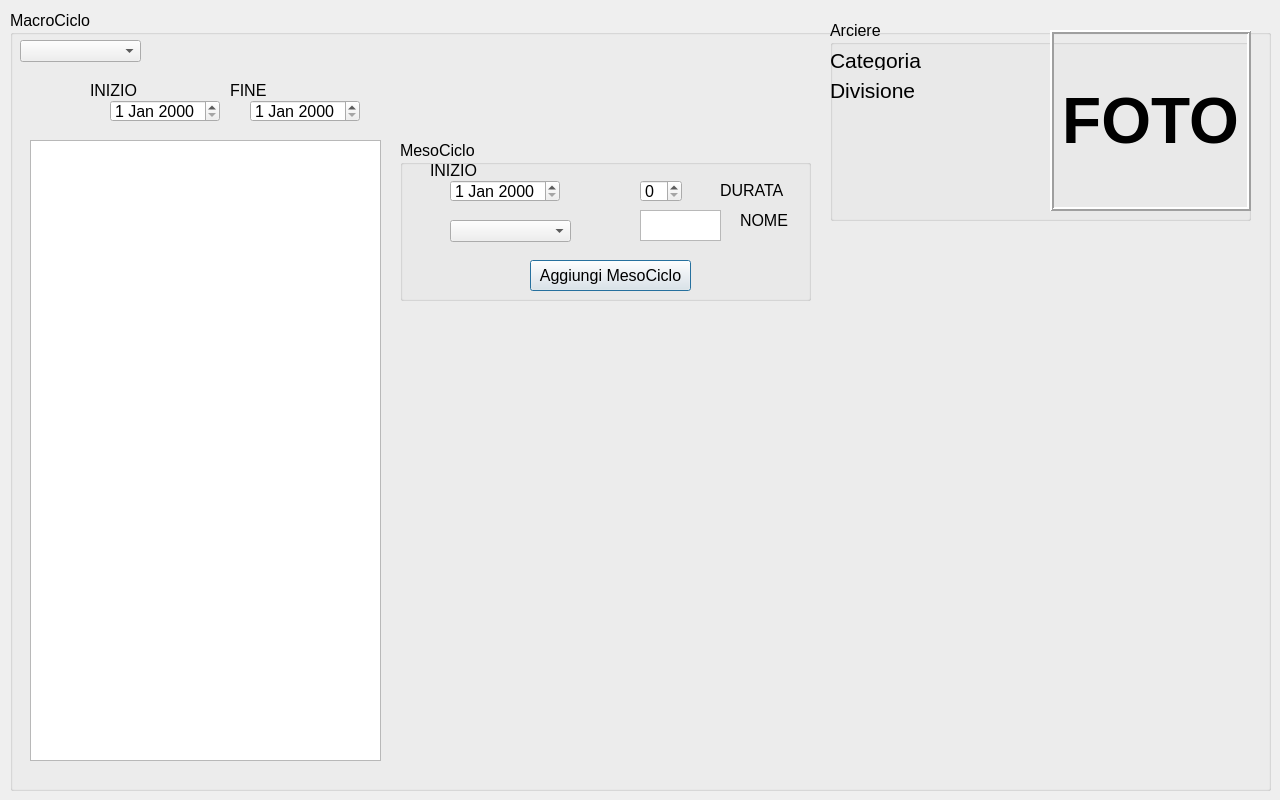
<?xml version="1.0" encoding="UTF-8"?>
<ui version="4.0">
 <class>new_macro</class>
 <widget class="QDialog" name="new_macro">
  <property name="geometry">
   <rect>
    <x>0</x>
    <y>0</y>
    <width>1280</width>
    <height>800</height>
   </rect>
  </property>
  <property name="sizePolicy">
   <sizepolicy hsizetype="MinimumExpanding" vsizetype="MinimumExpanding">
    <horstretch>0</horstretch>
    <verstretch>0</verstretch>
   </sizepolicy>
  </property>
  <property name="minimumSize">
   <size>
    <width>1280</width>
    <height>800</height>
   </size>
  </property>
  <property name="windowTitle">
   <string>AWM - Wkout Editor</string>
  </property>
  <widget class="QWidget" name="layoutWidget">
   <property name="geometry">
    <rect>
     <x>10</x>
     <y>10</y>
     <width>1261</width>
     <height>781</height>
    </rect>
   </property>
   <layout class="QGridLayout" name="LYT_newMacroMain">
    <item row="0" column="0">
     <widget class="QGroupBox" name="LYT_macro">
      <property name="font">
       <font>
        <pointsize>12</pointsize>
       </font>
      </property>
      <property name="title">
       <string>MacroCiclo</string>
      </property>
      <widget class="QDateEdit" name="DATE_macroStart">
       <property name="geometry">
        <rect>
         <x>100</x>
         <y>90</y>
         <width>110</width>
         <height>22</height>
        </rect>
       </property>
      </widget>
      <widget class="QDateEdit" name="DATE_macroEnd">
       <property name="geometry">
        <rect>
         <x>240</x>
         <y>90</y>
         <width>110</width>
         <height>22</height>
        </rect>
       </property>
      </widget>
      <widget class="QLabel" name="LBL_macroStart">
       <property name="geometry">
        <rect>
         <x>80</x>
         <y>70</y>
         <width>51</width>
         <height>20</height>
        </rect>
       </property>
       <property name="text">
        <string>INIZIO</string>
       </property>
      </widget>
      <widget class="QLabel" name="LBL_macroend">
       <property name="geometry">
        <rect>
         <x>220</x>
         <y>70</y>
         <width>51</width>
         <height>20</height>
        </rect>
       </property>
       <property name="text">
        <string>FINE</string>
       </property>
      </widget>
      <widget class="QListWidget" name="LIST_macroList">
       <property name="geometry">
        <rect>
         <x>20</x>
         <y>130</y>
         <width>351</width>
         <height>621</height>
        </rect>
       </property>
      </widget>
      <widget class="QComboBox" name="COMBO_athlete">
       <property name="geometry">
        <rect>
         <x>10</x>
         <y>30</y>
         <width>121</width>
         <height>22</height>
        </rect>
       </property>
      </widget>
      <widget class="QGroupBox" name="GRP_meso">
       <property name="geometry">
        <rect>
         <x>390</x>
         <y>130</y>
         <width>411</width>
         <height>161</height>
        </rect>
       </property>
       <property name="title">
        <string>MesoCiclo</string>
       </property>
       <widget class="QDateEdit" name="DATE_mesoStart">
        <property name="geometry">
         <rect>
          <x>50</x>
          <y>40</y>
          <width>110</width>
          <height>22</height>
         </rect>
        </property>
       </widget>
       <widget class="QLabel" name="LBL_mesoStart">
        <property name="geometry">
         <rect>
          <x>30</x>
          <y>20</y>
          <width>51</width>
          <height>20</height>
         </rect>
        </property>
        <property name="text">
         <string>INIZIO</string>
        </property>
       </widget>
       <widget class="QComboBox" name="COMBO_mesoType">
        <property name="geometry">
         <rect>
          <x>50</x>
          <y>80</y>
          <width>121</width>
          <height>22</height>
         </rect>
        </property>
       </widget>
       <widget class="QLabel" name="LBL_mesoDuration">
        <property name="geometry">
         <rect>
          <x>320</x>
          <y>40</y>
          <width>71</width>
          <height>20</height>
         </rect>
        </property>
        <property name="text">
         <string>DURATA</string>
        </property>
       </widget>
       <widget class="QSpinBox" name="SPIN_mesoDuration">
        <property name="geometry">
         <rect>
          <x>240</x>
          <y>40</y>
          <width>42</width>
          <height>22</height>
         </rect>
        </property>
       </widget>
       <widget class="QPlainTextEdit" name="TXT_mesoName">
        <property name="geometry">
         <rect>
          <x>240</x>
          <y>70</y>
          <width>81</width>
          <height>31</height>
         </rect>
        </property>
       </widget>
       <widget class="QLabel" name="LBL_mesoName">
        <property name="geometry">
         <rect>
          <x>340</x>
          <y>70</y>
          <width>71</width>
          <height>20</height>
         </rect>
        </property>
        <property name="text">
         <string>NOME</string>
        </property>
       </widget>
       <widget class="QPushButton" name="BTN_mesoAdd">
        <property name="geometry">
         <rect>
          <x>130</x>
          <y>120</y>
          <width>161</width>
          <height>31</height>
         </rect>
        </property>
        <property name="text">
         <string>Aggiungi MesoCiclo</string>
        </property>
       </widget>
      </widget>
      <widget class="QGroupBox" name="GRP_archer">
       <property name="geometry">
        <rect>
         <x>820</x>
         <y>10</y>
         <width>421</width>
         <height>201</height>
        </rect>
       </property>
       <property name="title">
        <string>Arciere</string>
       </property>
       <widget class="QLabel" name="LBL_archerDiv">
        <property name="geometry">
         <rect>
          <x>0</x>
          <y>60</y>
          <width>91</width>
          <height>20</height>
         </rect>
        </property>
        <property name="font">
         <font>
          <pointsize>16</pointsize>
         </font>
        </property>
        <property name="text">
         <string>Divisione</string>
        </property>
       </widget>
       <widget class="QLabel" name="LBL_archerCat">
        <property name="geometry">
         <rect>
          <x>0</x>
          <y>30</y>
          <width>101</width>
          <height>20</height>
         </rect>
        </property>
        <property name="font">
         <font>
          <pointsize>16</pointsize>
         </font>
        </property>
        <property name="text">
         <string>Categoria</string>
        </property>
       </widget>
       <widget class="QLabel" name="LBL_archerPic">
        <property name="geometry">
         <rect>
          <x>220</x>
          <y>10</y>
          <width>201</width>
          <height>181</height>
         </rect>
        </property>
        <property name="font">
         <font>
          <pointsize>48</pointsize>
          <weight>75</weight>
          <bold>true</bold>
         </font>
        </property>
        <property name="frameShape">
         <enum>QFrame::Box</enum>
        </property>
        <property name="frameShadow">
         <enum>QFrame::Raised</enum>
        </property>
        <property name="lineWidth">
         <number>2</number>
        </property>
        <property name="text">
         <string>FOTO</string>
        </property>
        <property name="scaledContents">
         <bool>true</bool>
        </property>
        <property name="alignment">
         <set>Qt::AlignCenter</set>
        </property>
       </widget>
      </widget>
     </widget>
    </item>
   </layout>
  </widget>
 </widget>
 <resources/>
 <connections/>
</ui>
